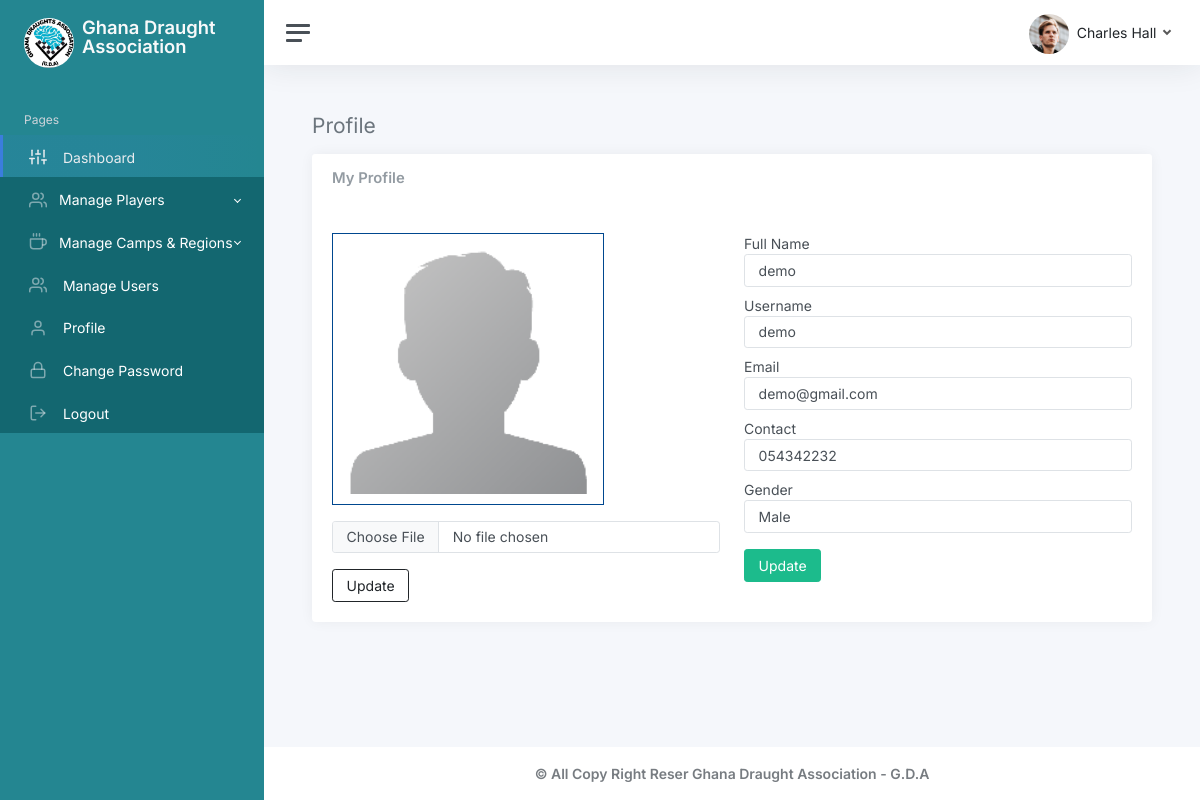
The page /admin/profile.php (signed in) on the database its author committed.
### tables this page shows
CREATE TABLE `usertbl` (
  `id` int(11) NOT NULL,
  `fullName` varchar(255) NOT NULL,
  `username` varchar(100) NOT NULL,
  `email` varchar(200) NOT NULL,
  `contact` varchar(15) NOT NULL,
  `gender` varchar(7) NOT NULL,
  `role` varchar(5) NOT NULL,
  `regionId` int(11) NOT NULL,
  `campId` int(11) NOT NULL,
  `profilePicture` varchar(255) NOT NULL,
  `password` varchar(255) NOT NULL
);

### admin/profile.php (the view, shortened to what this page needs)
   <?php
       include('./config.php');
       $sql = mysqli_query($conn, 'SELECT * FROM usertbl WHERE id="'. $_SESSION['SESS_ID'] .'"');
       if($sql) {
           if(mysqli_num_rows($sql) > 0) {
               $row = mysqli_fetch_array($sql);
           }else{
               echo "<script>
                   window.location='logout.php';
               </script>";
           }
       }else{
           echo "<script>
               window.location='logout.php';
           </script>";
       }
   ?>
<?php include('inc/sidebar.php') ?>
<?php include('inc/header.php') ?>
		<main class="content">
			<div class="container-fluid p-0">
				<h1 class="h3 mb-3"><span class=" text-secondary">Profile</span></h1>
				<div class="row">
					<div class="col-xl-12 col-xxl-5 d-flex">
						<div class="w-100">
                               <div class="card">
                                   <div class="card-header">
                                       <div class="row">
                                           <div class="col-md-6">
                                               <h3 class=" card-title">My Profile</h3>
                                           </div>
                                       </div>
                                   </div>
                                   <div class="card-body">
                                       <div class="row">
                                           <div class="col-md-6">
                                               <div class="profile-image">
                                                   <img src="img/uploaded_files/<?= $row['profilePicture'] ?>" alt="Avater">
                                               </div>
                                               <form action="./main/updateProfile.php" method="POST" enctype="multipart/form-data">
                                                   <div class="form-group mt-3">
                                                       <input type="file" name="avatar" class="form-control" required>
                                                   </div>
                                                   <div class="form-group mt-3">
                                                       <button type="submit" name="updateProfilePicture" class="btn btn-outline-dark">Update</button>
                                                   </div>
                                               </form>
                                           </div>
                                           <div class="col-md-6 profile-details">
                                               <form action="./main/updateProfile.php" method="POST">
                                                   <div class="form-group">
                                                       <label for="">Full Name</label>
                                                       <input type="text" value="<?= $row['fullName'] ?>" name="fullName" class="form-control" required>
                                                   </div>
                                                   <div class="form-group mt-2">
                                                       <label for="">Username</label>
                                                       <input type="text" value="<?= $row['username'] ?>" name="username" class="form-control" required>
                                                   </div>
                                                   <div class="form-group mt-2">
                                                       <label for="">Email</label>
                                                       <input type="email" value="<?= $row['email'] ?>" name="email" class="form-control" required>
                                                   </div>
                                                   <div class="form-group mt-2">
                                                       <label for="">Contact</label>
                                                       <input type="text" value="<?= $row['contact'] ?>" name="contact" class="form-control" required>
                                                   </div>
                                                   <div class="form-group mt-2">
                                                       <label for="">Gender</label>
                                                       <input type="text" value="<?= $row['gender'] ?>" name="gender" class="form-control" required>
                                                   </div>
                                                   <div class="form-group mt-3">
                                                       <button type="submit" name="updateProfileDetails" class="btn btn-success">Update</button>
                                                   </div>
                                               </form>
                                           </div>
                                       </div>
                                   </div>
                               </div>
                           </div>
					</div>
				</div>
			</div>
		</main>
		<?php include('inc/footer.php') ?>

### assets/css/dataTables.dataTables.css (style rules this page uses)
:root { --dt-row-selected: 13, 110, 253; --dt-row-selected-text: 255, 255, 255; --dt-row-selected-link: 9, 10, 11; --dt-row-stripe: 0, 0, 0; --dt-row-hover: 0, 0, 0; --dt-column-ordering: 0, 0, 0; --dt-html-background: white; }

### assets/css/styles.css (style rules this page uses)
.profile-image { width: 70%; border: 1px solid #00478f; }
.profile-image img { padding: 10px; width: 100%; }

### rows shown on the page
usertbl: profilePicture (picture), fullName "demo", username "demo", email "demo@gmail.com", contact "054342232", gender "Male"
